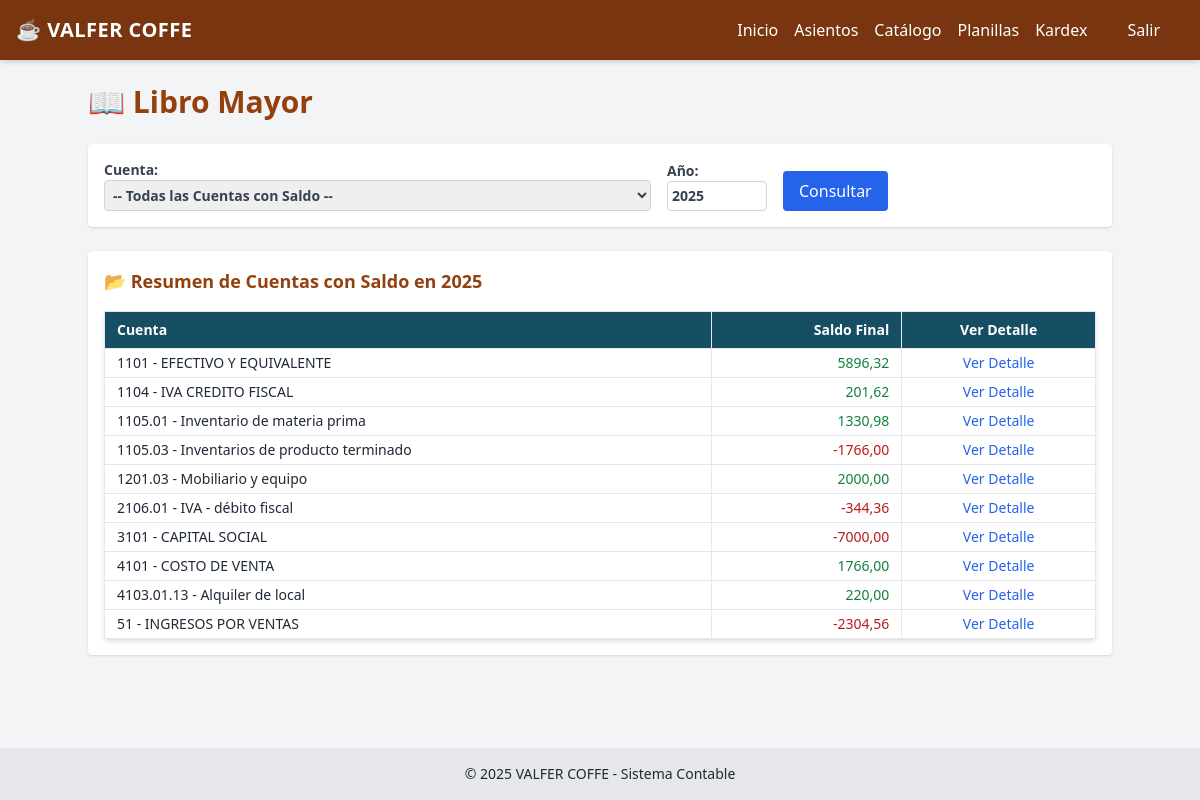
Screenshot of /libro-mayor/ with the database file from the repository.
### contabilidad/models.py (models this page shows, shortened)
class CuentaContable(models.Model):
    codigo = models.CharField(max_length=20, unique=True)
    nombre = models.CharField(max_length=255)
    tipo = models.CharField(max_length=50, choices=TIPOS_CUENTA)
    nivel = models.IntegerField()
    padre = models.ForeignKey('self', null=True, blank=True, on_delete=models.CASCADE)

### contabilidad/views.py (the view)
# urls.py: path('libro-mayor/', views.libro_mayor, name='libro_mayor'),
def libro_mayor(request):
    anio = int(request.GET.get('anio', date.today().year))
    cuenta_id = request.GET.get('cuenta')
    cuentas = CuentaContable.objects.all().order_by('codigo')
    cuentas_con_saldo = []
    movimientos = []
    saldo_acumulado = 0
    if cuenta_id:
        cuenta = CuentaContable.objects.get(id=cuenta_id)
        detalles = DetalleAsiento.objects.filter(cuenta=cuenta, fecha__year=anio).order_by('fecha', 'id')
        for detalle in detalles:
            debe = detalle.debe or 0
            haber = detalle.haber or 0
            saldo_acumulado += (debe - haber)
            movimientos.append({
                'fecha': detalle.fecha,
                'descripcion': detalle.asiento.descripcion,
                'debe': debe,
                'haber': haber,
                'saldo_parcial': saldo_acumulado
            })
        return render(request, 'contabilidad/libro_mayor.html', {
            'cuentas': cuentas,
            'cuenta_seleccionada': cuenta,
            'movimientos': movimientos,
            'anio': anio,
            'saldo_final': saldo_acumulado,
        })
    else:
        for cuenta in cuentas:
            detalles = DetalleAsiento.objects.filter(cuenta=cuenta, fecha__year=anio)
            saldo = detalles.aggregate(
                debe=Sum('debe') or 0,
                haber=Sum('haber') or 0
            )
            saldo_final = (saldo['debe'] or 0) - (saldo['haber'] or 0)
            if saldo_final != 0:
                cuentas_con_saldo.append({'cuenta': cuenta, 'saldo': saldo_final})
        return render(request, 'contabilidad/libro_mayor.html', {
            'cuentas': cuentas,
            'cuentas_con_saldo': cuentas_con_saldo,
            'anio': anio,
        })

### contabilidad/templates/contabilidad/libro_mayor.html (shortened to what this page needs)
{% extends 'contabilidad/base.html' %}
{% block content %}
<div class="max-w-5xl mx-auto">
    <h2 class="text-3xl font-extrabold text-amber-800 mb-6">📖 Libro Mayor</h2>
    <form method="get" class="bg-white p-4 rounded shadow flex flex-wrap gap-4 items-end mb-6">
        <label class="flex flex-col text-sm font-semibold text-gray-700">
            Cuenta:
            <select name="cuenta" class="border border-gray-300 rounded p-1">
                <option value="">-- Todas las Cuentas con Saldo --</option>
            </select>
        </label>
        <label class="flex flex-col text-sm font-semibold text-gray-700">
            Año:
            <input type="number" name="anio" value="{{ anio }}" min="2000" max="2100" class="border border-gray-300 rounded p-1">
        </label>
        <button type="submit" class="bg-blue-600 hover:bg-blue-700 text-white px-4 py-2 rounded">Consultar</button>
    </form>
    {% if cuenta_seleccionada %}
    <div class="bg-white p-4 rounded shadow">
        <h3 class="text-lg font-bold text-amber-800 mb-4">
            📊 Movimientos de la cuenta: {{ cuenta_seleccionada.codigo }} - {{ cuenta_seleccionada.nombre }}
        </h3>
        <table class="w-full text-sm border-collapse border border-gray-300 shadow-md rounded">
            <thead class="bg-cyan-900 text-white">
                <tr>
                    <th class="border px-3 py-2 text-left">Fecha</th>
                    <th class="border px-3 py-2 text-left">Descripción</th>
                    <th class="border px-3 py-2 text-right">Debe</th>
                    <th class="border px-3 py-2 text-right">Haber</th>
                    <th class="border px-3 py-2 text-right">Saldo Parcial</th>
                </tr>
            </thead>
            <tbody>
                {% for m in movimientos %}
                <tr class="hover:bg-amber-50">
                    <td class="border px-3 py-1">{{ m.fecha }}</td>
                    <td class="border px-3 py-1">{{ m.descripcion }}</td>
                    <td class="border px-3 py-1 text-right">{{ m.debe|floatformat:2 }}</td>
                    <td class="border px-3 py-1 text-right">{{ m.haber|floatformat:2 }}</td>
                    <td class="border px-3 py-1 text-right {% if m.saldo_parcial > 0 %}text-green-700{% elif m.saldo_parcial < 0 %}text-red-700{% endif %}">
                        {{ m.saldo_parcial|floatformat:2 }}
                    </td>
                </tr>
                {% empty %}
                <tr>
                    <td colspan="5" class="text-center text-gray-500 py-2">No hay movimientos para esta cuenta en el año seleccionado.</td>
                </tr>
                {% endfor %}
            </tbody>
            <tfoot>
                <tr class="font-bold bg-amber-100 text-amber-900">
                    <td colspan="4" class="text-right border px-3 py-2">Saldo Final</td>
                    <td class="text-right border px-3 py-2 {% if saldo_final > 0 %}text-green-700{% elif saldo_final < 0 %}text-red-700{% endif %}">
                        {{ saldo_final|floatformat:2 }}
                    </td>
                </tr>
            </tfoot>
        </table>
    </div>
    {% else %}
    <div class="bg-white p-4 rounded shadow">
        <h3 class="text-lg font-bold text-amber-800 mb-4">
            📂 Resumen de Cuentas con Saldo en {{ anio }}
        </h3>
        <table class="w-full text-sm border-collapse border border-gray-300 shadow-md rounded">
            <thead class="bg-cyan-900 text-white">
                <tr>
                    <th class="border px-3 py-2 text-left">Cuenta</th>
                    <th class="border px-3 py-2 text-right">Saldo Final</th>
                    <th class="border px-3 py-2 text-center">Ver Detalle</th>
                </tr>
            </thead>
            <tbody>
                {% for item in cuentas_con_saldo %}
                <tr class="hover:bg-amber-50">
                    <td class="border px-3 py-1">{{ item.cuenta.codigo }} - {{ item.cuenta.nombre }}</td>
                    <td class="border px-3 py-1 text-right {% if item.saldo > 0 %}text-green-700{% elif item.saldo < 0 %}text-red-700{% endif %}">
                        {{ item.saldo|floatformat:2 }}
                    </td>
                    <td class="border px-3 py-1 text-center">
                        <a href="?cuenta={{ item.cuenta.id }}&anio={{ anio }}" class="text-blue-600 hover:underline">Ver Detalle</a>
                    </td>
                </tr>
                {% empty %}
                <tr>
                    <td colspan="3" class="text-center text-gray-500 py-2">No hay cuentas con saldo para este año.</td>
                </tr>
                {% endfor %}
            </tbody>
        </table>
    </div>
    {% endif %}
</div>
{% endblock %}

### rows the page displays
CuentaContable: cuenta.codigo "1101", cuenta.nombre "EFECTIVO Y EQUIVALENTE", saldo "5896,32"
CuentaContable: cuenta.codigo "1104", cuenta.nombre "IVA CREDITO FISCAL", saldo "201,62"
CuentaContable: cuenta.codigo "1105.01", cuenta.nombre "Inventario de materia prima", saldo "1330,98"
CuentaContable: cuenta.codigo "1105.03", cuenta.nombre "Inventarios de producto terminado", saldo "-1766,00"
CuentaContable: cuenta.codigo "1201.03", cuenta.nombre "Mobiliario y equipo", saldo "2000,00"
CuentaContable: cuenta.codigo "2106.01", cuenta.nombre "IVA - débito fiscal", saldo "-344,36"
CuentaContable: cuenta.codigo "3101", cuenta.nombre "CAPITAL SOCIAL", saldo "-7000,00"
CuentaContable: cuenta.codigo "4101", cuenta.nombre "COSTO DE VENTA", saldo "1766,00"
CuentaContable: cuenta.codigo "4103.01.13", cuenta.nombre "Alquiler de local", saldo "220,00"
CuentaContable: cuenta.codigo "51", cuenta.nombre "INGRESOS POR VENTAS", saldo "-2304,56"

### other values shown
{{ anio }} "2025"
